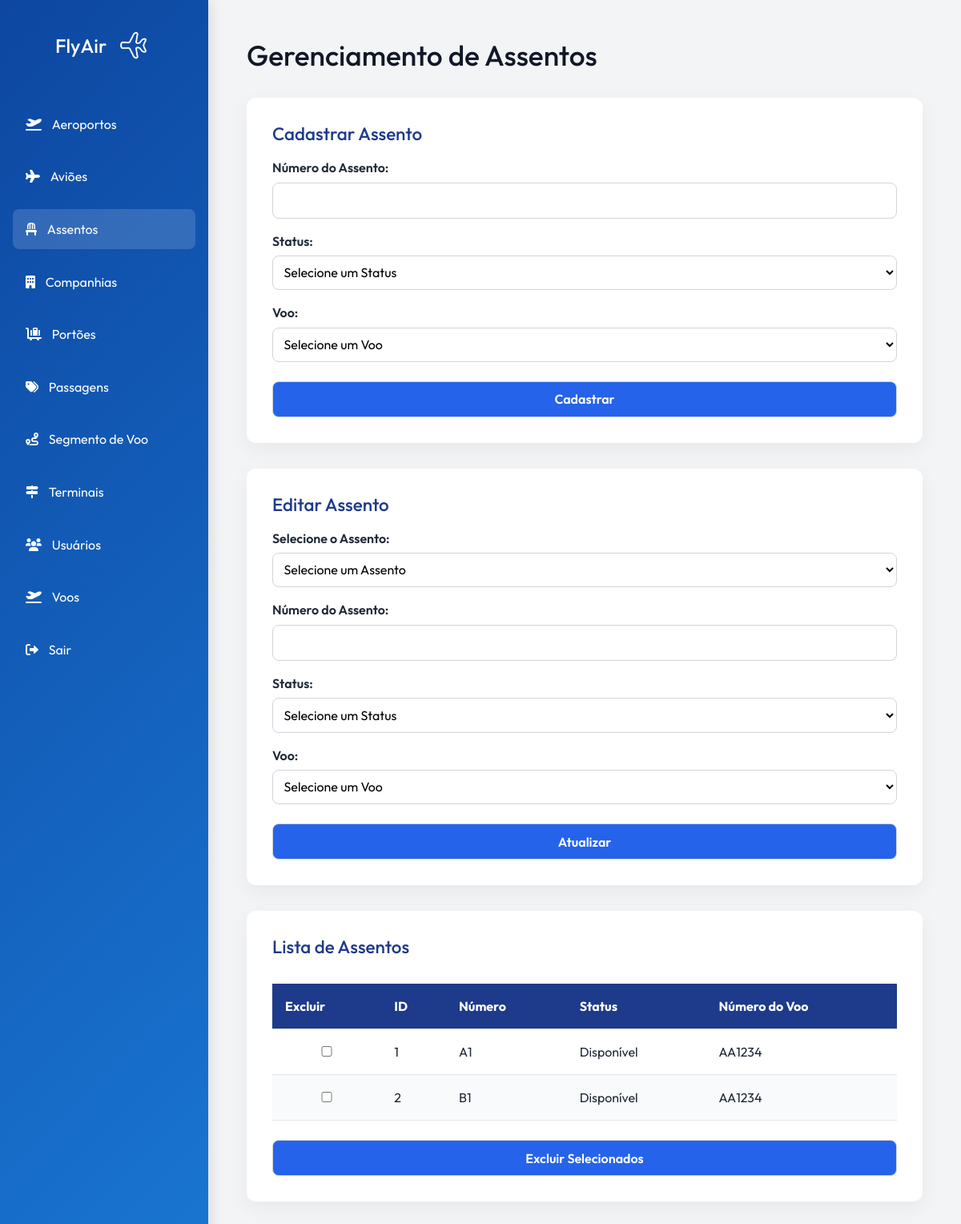
/routes/assentoRoutes.php, run on the app's committed database.
### tables this page shows
CREATE TABLE `assentos` (
  `id_assento` int(11) NOT NULL,
  `numero_assento` varchar(10) NOT NULL,
  `status_assento` enum('Disponível','Ocupado','Corredor') NOT NULL,
  `id_voo` int(11) NOT NULL
);

CREATE TABLE `voos` (
  `id_voo` int(11) NOT NULL,
  `numero_voo` varchar(50) NOT NULL,
  `id_aeronave` int(11) NOT NULL,
  `id_portao` int(11) NOT NULL,
  `data_chegada` datetime NOT NULL,
  `data_saida` datetime NOT NULL,
  `origem_voo` int(11) NOT NULL,
  `destino_voo` int(11) NOT NULL,
  `tipo_voo` enum('Direto','Escala') NOT NULL,
  `status_voo` enum('Atrasado','No horário','Embarcando','Decolando','Cancelado','Pousando','Taxiando','Finalizado','Aguardando Autorização','Desembarcando','Manutenção','Reprogramado','Fechado','Suspenso','Em Rota','Desviado','Check-in Aberto','Portão Fechado') NOT NULL,
  `localizacao_voo` enum('Nacional','Internacional') NOT NULL DEFAULT 'Nacional'
);

### app/controllers/AssentoController.php (called while the page is built, shortened)
<?php
require_once __DIR__ . '/../models/Assento.php';
class AssentoController {
    private $model;
    public function __construct($db) {
        $this->model = new AssentoModel($db);
    }
    public function index() {
        $assentos = $this->model->getAllAssentos();
        include('../app/views/ctrldev/assento/index.php');
    }
}
?>

### app/models/Assento.php (called while the page is built, shortened)
<?php
class AssentoModel {
    private $db;
    public function __construct($db) {
        $this->db = $db;
    }
    public function getAllAssentos() {
        $query = "SELECT a.id_assento, a.numero_assento, a.status_assento, v.numero_voo, a.id_voo
                  FROM assentos a
                  JOIN voos v ON a.id_voo = v.id_voo";
        $result = $this->db->query($query);
        $assentos = [];
        if ($result && $result->num_rows > 0) {
            while ($row = $result->fetch_assoc()) {
                $assentos[] = $row;
            }
        }
        return $assentos;
    }
}
?>

### app/views/ctrldev/assento/index.php (the view, shortened to what this page needs)
<?php
    require_once '../routes/assentoRoutes.php';
?>
<!DOCTYPE html>
<html lang="en">
<head>
    <link rel="stylesheet" href="../assets/css/style.css">
    <link href="https://cdnjs.cloudflare.com/ajax/libs/font-awesome/6.0.0-beta3/css/all.min.css" rel="stylesheet">
    <link href="https://cdn.jsdelivr.net/npm/bootstrap@5.3.3/dist/css/bootstrap.min.css" rel="stylesheet">
</head>
<body id="adm">
    <aside class="sidebar">
        <div class="sidebar-header">
            <h1>FlyAir<a href="../app/views/ctrldev/"><img src="../assets/images/fly-airplane.png" alt="Logo" class="logo"></a></h1>
        </div>
        <nav class="menu">
            <a href="../routes/aeroportoRoutes.php" class="menu-item">
                <i class="fa-solid fa-plane-departure"></i>
                <span>Aeroportos</span>
            </a>
            <a href="../routes/aviaoRoutes.php" class="menu-item ">
                <i class="fas fa-plane"></i>
                <span>Aviões</span>
            </a>
            <a href="../routes/assentoRoutes.php" class="menu-item active">
                <i class="fas fa-chair"></i>
                <span>Assentos</span>
            </a>
            <a href="../routes/companhiaRoutes.php" class="menu-item">
                <i class="fas fa-building"></i>
                <span>Companhias</span>
            </a>
            <a href="../routes/portaoRoutes.php" class="menu-item">
          <i class="fa-solid fa-cart-flatbed-suitcase"></i>
          <span>Portões</span>
        </a>
            <a href="../routes/passagemRoutes.php" class="menu-item">
                <i class="fas fa-tags"></i>
                <span>Passagens</span>
            </a>
            <a href="../routes/segmentoVooRoutes.php" class="menu-item">
                <i class="fas fa-route"></i>
                <span>Segmento de Voo</span>
            </a>
            <a href="../routes/terminalRoutes.php" class="menu-item">
                <i class="fa-solid fa-signs-post"></i>
                <span>Terminais</span>
            </a>
            <a href="../routes/usuarioRoutes.php" class="menu-item">
                <i class="fas fa-users"></i>
                <span>Usuários</span>
            </a>
            <a href="../routes/vooRoutes.php" class="menu-item">
                <i class="fas fa-plane-departure"></i>
                <span>Voos</span>
            </a>
            <a href="/aeroporto/logout" class="menu-item">
                <i class="fa-solid fa-right-from-bracket"></i>
                <span>Sair</span>
            </a>
        </nav>
    </aside>
    <main>
        <h1>Gerenciamento de Assentos</h1>
        <div class="form-container" id='formulario'>
            <h2>Cadastrar Assento</h2>
            <form method="post" action="../routes/assentoRoutes.php">
                <label for="numero_assento">Número do Assento:</label>
                <input type="text" name="numero_assento" required>
                <label for="status_assento">Status:</label>
                <select name="status_assento" required>
                    <option value="">Selecione um Status</option>
                </select>
                <label for="id_voo">Voo:</label>
                <select name="id_voo" required>
                    <option value="">Selecione um Voo</option>
                </select>
                <input type="submit" value="Cadastrar">
            </form>
        </div>
        <div class="form-container" id='formulario'>
            <h2>Editar Assento</h2>
            <form method="post" action="../routes/assentoRoutes.php">
                <label for="id_assento_edit">Selecione o Assento:</label>
                <select name="id_assento_edit" id="select_assento_editar" required onchange="preencherFormularioEdicao()">
                    <option value="">Selecione um Assento</option>
                </select>
                <label for="update_numero_assento">Número do Assento:</label>
                <input type="text" name="update_numero_assento" id="update_numero_assento" required>
                <label for="update_status_assento">Status:</label>
                <select name="update_status_assento" id="update_status_assento" required>
                    <option value="">Selecione um Status</option>
                </select>
                <label for="update_id_voo">Voo:</label>
                <select name="update_id_voo" id="update_id_voo" required>
                    <option value="">Selecione um Voo</option>
                </select>
                <input type="submit" value="Atualizar">
            </form>
        </div>
        <div class="form-container" id="listar">
            <h2>Lista de Assentos</h2>
            <form method="post" action="../routes/assentoRoutes.php">
                <div class="table-container">
                    <table class="styled-table">
                        <thead>
                            <tr>
                                <th>Excluir</th>
                                <th>ID</th>
                                <th>Número</th>
                                <th>Status</th>
                                <th>Número do Voo</th>
                            </tr>
                        </thead>
                        <tbody>
                            <?php if (isset($assentos) && is_array($assentos)): ?>
                                <?php foreach ($assentos as $assento): ?>
                                    <tr>
                                        <td><input type="checkbox" name="ids[]" value="<?= $assento['id_assento'] ?>"></td>
                                        <td><?= $assento['id_assento'] ?></td>
                                        <td><?= $assento['numero_assento'] ?></td>
                                        <td><?= $assento['status_assento'] ?></td>
                                        <td><?= $assento['numero_voo'] ?></td>
                                    </tr>
                                <?php endforeach; ?>
                            <?php else: ?>
                                <tr><td colspan="5">Nenhum assento encontrado.</td></tr>
                            <?php endif; ?>
                        </tbody>
                    </table>
                </div>
                <div class="button-wrapper">
                    <input type="submit" value="Excluir Selecionados" class="btn-delete">
                </div>
            </form>
        </div>
    </main>
</body>
</html>

### assets/css/style.css (style rules this page uses)
* { margin: 0; padding: 0; box-sizing: border-box; }
#adm { display: flex; min-height: 100vh; background: #f3f4f6; color: #1f2937; font-family: 'Outfit', sans-serif!important; }
.sidebar { width: 260px; background: linear-gradient(135deg, #0d47a1, #1976d2); color: white; padding: 2rem 1rem; box-shadow: 4px 0 15px rgba(0, 0, 0, 0.1); }
.sidebar-header { text-align: center; margin-bottom: 3rem; }
.sidebar-header h1 { font-size: 1.5rem; margin-bottom: 1rem; display: flex; align-items: center; justify-content: center; gap: 0.5rem; }
.sidebar-header img.logo { width: 50px; height: auto; }
.menu { display: flex; flex-direction: column; gap: 1rem; }
.menu-item { color: white; text-decoration: none; padding: 0.8rem 1rem; border-radius: 8px; transition: 0.3s ease; display: flex; align-items: center; gap: 0.8rem; }
.menu-item:hover, .menu-item.active { background-color: rgba(255, 255, 255, 0.15); }
main { flex: 1; padding: 3rem; overflow-y: auto; }
main h1 { font-size: 2.2rem; margin-bottom: 2rem; color: #111827; }
.form-container { background: white; padding: 2rem; border-radius: 12px; box-shadow: 0 8px 24px rgba(0, 0, 0, 0.05); margin-bottom: 2rem; }
.form-container h2 { font-size: 1.4rem; margin-bottom: 1rem; color: #1e3a8a; }
.form-container form label { display: block; margin-top: 1rem; font-weight: 600; margin-bottom: 0.4rem; }
.form-container form input, .form-container form select { width: 100%; padding: 0.6rem; border: 1px solid #d1d5db; border-radius: 8px; font-size: 1rem; background: #ffffff; transition: 0.2s ease; }
input[type="submit"] { background: #2563eb!important; color: white; font-weight: 600; margin-top: 1.5rem; cursor: pointer; transition: 0.3s ease; }
.table-container { overflow-x: auto; }
.styled-table { width: 100%; border-collapse: collapse; margin-top: 1rem; }
.styled-table thead { background-color: #1e3a8a; color: white; }
.styled-table th, .styled-table td { padding: 1rem; text-align: left; border-bottom: 1px solid #e5e7eb; }
.styled-table tbody tr:nth-child(even) { background-color: #f9fafb; }
.btn-delete { background-color: #ef4444; border: none; padding: 0.8rem 1.5rem; border-radius: 8px; color: white; font-weight: 600; margin-top: 1rem; transition: 0.3s ease; }
.logo { font-weight: bold; font-size: 22px; color: #1d3557; text-decoration: none; }
.auth-form input, select { padding: 0.6rem; border: 1px solid #d1d5db; border-radius: 8px; background: #f9fafb; font-size: 1rem; }

### data on the page
assentos: id_assento "1", numero_assento "A1", status_assento "Disponível", id_voo.numero_voo "AA1234"
assentos: id_assento "2", numero_assento "B1", status_assento "Disponível", id_voo.numero_voo "AA1234"
